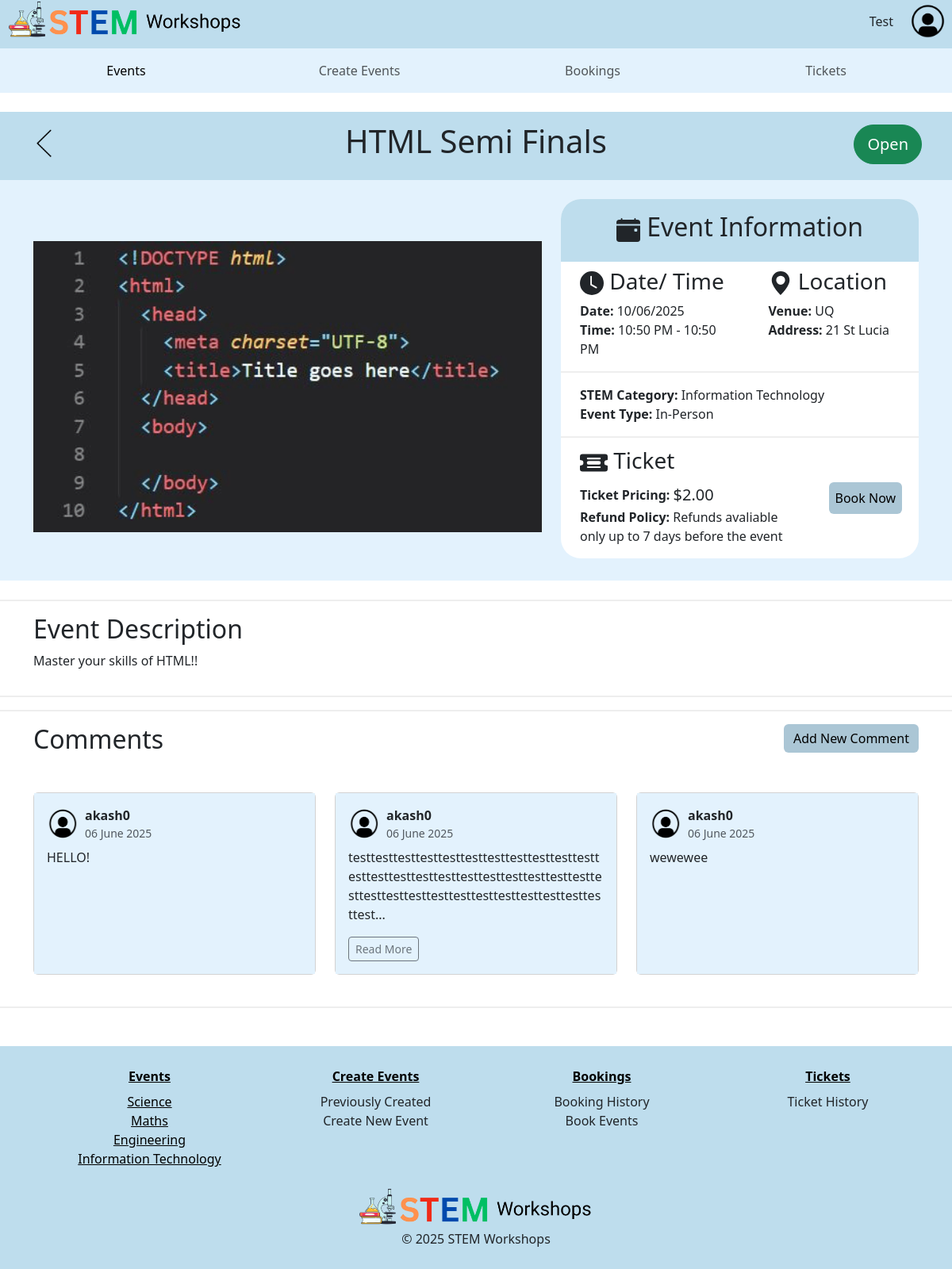
Page /4 (signed in) on the committed database.
### STEMWorkshops/models.py (models this page shows, shortened)
class User(db.Model, UserMixin):
    __tablename__ = 'users'
    user_id = db.Column(db.Integer, primary_key=True)
    name = db.Column(db.String(100), index=True, unique=True, nullable=False)
    emailid = db.Column(db.String(100), index=True, nullable=False)
    phoneno = db.Column(db.String(100), index=True, nullable=False)
    address = db.Column(db.String(100), index=True, nullable=False)
    password_hash = db.Column(db.String(255), nullable=False)
    comments = db.relationship('Comment', backref='user')

class Event(db.Model):
    __tablename__ = 'events'
    event_id = db.Column(db.Integer, primary_key=True)
    event_name = db.Column(db.String(80), nullable=False)
    start_time = db.Column(db.DateTime, nullable=False)
    end_time = db.Column(db.DateTime, nullable=False)
    STEM_category = db.Column(db.Enum("Science", "Information Technology", "Maths", "Engineering"), nullable=False)
    event_type = db.Column(db.Enum("Online", "In-Person"), nullable=False)
    event_address = db.Column(db.String(80))
    event_venue = db.Column(db.String(80))
    ticket_price = db.Column(db.Numeric(10,2), nullable=False)
    ticket_policy = db.Column(db.Integer)
    max_num_tickets = db.Column(db.String(100), nullable=False)
    description = db.Column(db.String(200))
    image = db.Column(db.String(400))
    event_status = db.Column(db.Enum("Open", "Inactive", "Sold Out", "Cancelled"))
    user_id = db.Column(db.Integer, db.ForeignKey('users.user_id'))
    comments = db.relationship('Comment', backref='event', cascade="all, delete-orphan")

class Comment(db.Model):
    __tablename__ = 'comments'
    comment_id = db.Column(db.Integer, primary_key=True)
    text = db.Column(db.String(400))
    created_at = db.Column(db.DateTime, default=datetime.now())
    user_id = db.Column(db.Integer, db.ForeignKey('users.user_id'))
    event_id = db.Column(db.Integer, db.ForeignKey('events.event_id'))

### STEMWorkshops/events.py (the view)
@events_bp.route('/<id>')
def show(id):
    event = db.session.scalar(db.select(Event).where(Event.event_id==id))
    form = CommentsForm()
    if not event:
       abort(404)
    return render_template('event_details.html', event=event, form=form)

### STEMWorkshops/__init__.py (called while the page is built)
def create_app():
    app = Flask(__name__)  # this is the name of the module/package that is calling this app
    app.debug = True
    app.secret_key = 'somesecretkey'
    app.config['SQLALCHEMY_DATABASE_URI'] = 'sqlite:///sitedata.sqlite'
    db.init_app(app)
    Bootstrap5(app)
    login_manager = LoginManager()
    login_manager.login_view = 'auth.login'
    login_manager.init_app(app)
    from .models import User
    @login_manager.user_loader
    def load_user(user_id):
       return db.session.scalar(db.select(User).where(User.user_id==user_id))
    from . import views
    app.register_blueprint(views.main_bp)
    from . import auth
    app.register_blueprint(auth.auth_bp)
    from . import events
    app.register_blueprint(events.events_bp)
    @app.errorhandler(404)
    def not_found(e):
      return render_template("404.html", error=e)
    return app

### STEMWorkshops/templates/event_details.html (shortened to what this page needs)
{% extends 'base.html' %}
{% from "bootstrap5/form.html" import render_form %}
{% from "bootstrap5/form.html" import render_field %}
{% block content %}
    <section class="event-heading mt-4  p-1">
      <div class="container mt-1  mb-2">
        <div class="row ">
          <div class="d-flex justify-content-start col-3 p-2 ">
            <a href=".//">
              <img src="./static/img/backarrowBlue.png" class="back-arrow " width="50px" height="50px">
            </a>
          </div>
          <div class="heading col-6 ">
            <h1>{{ event.event_name }}</h1>
          </div>
          <div class="d-flex justify-content-end col-3 p-2">
            <button type="button" class=" btn btn-lg rounded-pill
             {% if event.event_status == 'Open' %}
             btn-success
             {% elif event.event_status == 'Inactive' %}
             btn-warning
             {% else %}
            btn-danger
            {% endif %}
             ">{{ event.event_status }}</button>
          </div>
        </div>
      </div>
    </section>
    <section class="event-summary  mb-2 p-4">
      <div class="container">
        <div class="row">
          <div class="event-img col-lg-7 col-md-12 mt-4 mb-2">
            <img src="{{ event.image }}" class="img-fluid event-image details-img" alt="...">
          </div>
          <div class="col-lg-5 col-md-12">
            <div class="event-details">
              <div class="event-info">
                <div class=" d-flex justify-content-center">
                  <h2 class=" p-3">
                    Event Information
                  </h2>
                </div>
              </div>
              <div class="summary">
                <div class="row">
                  <div class="col-md-6 col-sm-12">
                    <h3 class="text-start pt-2 ms-4 ">
                      <svg xmlns="http://www.w3.org/2000/svg" width="30" height="30" fill="currentColor"
                        class="bi bi-clock-fill" viewBox="0 0 16 16">
                        <path
                          d="M16 8A8 8 0 1 1 0 8a8 8 0 0 1 16 0M8 3.5a.5.5 0 0 0-1 0V9a.5.5 0 0 0 .252.434l3.5 2a.5.5 0 0 0 .496-.868L8 8.71z" />
                      </svg>
                      Date/ Time
                    </h3>
                    <p class="ms-4 ">
                      <b>Date:</b> {{event.start_time.strftime('%d/%m/%Y')}}  <br>
                      <b>Time:</b> {{event.end_time.strftime('%I:%M %p')}} - {{event.end_time.strftime('%I:%M %p')}}<br>
                    </p>
                  </div>
                  <div class="col-md-6 col-sm-12">
                    <div>
                      <h3 class="text-start ms-4 pt-2 me-sm-2">
                        <svg xmlns="http://www.w3.org/2000/svg" width="30" height="30" fill="currentColor"
                          class="bi bi-geo-alt-fill" viewBox="0 0 16 16">
                          <path
                            d="M8 16s6-5.686 6-10A6 6 0 0 0 2 6c0 4.314 6 10 6 10m0-7a3 3 0 1 1 0-6 3 3 0 0 1 0 6" />
                        </svg>
                        Location
                      </h3>
                      <p class="ms-4 ">
                        <b>Venue:</b> {{ event.event_venue }} <br>
                        <b>Address:</b> {{ event.event_address }} <br>
                      </p>
                    </div>
                  </div>
                </div>
              </div>
              <div class="summary">
                <p class=" ms-4 pt-3">
                  <b>STEM Category:</b> {{ event.STEM_category }} <br>
                  <b>Event Type:</b> {{ event.event_type }} <br>
                </p>
              </div>
              <div class="row ">
                <div class="col-md-8 col-sm-12">
                  <h3 class="text-start ms-4 mt-2 pt-1 ">
                    Ticket
                  </h3>
                  <p class="ticket ms-4">
                    <b>Ticket Pricing: </b> &nbsp; <span class="ticket-price ">
                      {% if event.ticket_price == '00.00' %}
                      FREE
                      {% else %}
                      ${{ event.ticket_price }}
                      {% endif %}
                    </span>
                  </p>
                  <p class="refund ms-4">
                    <b>Refund Policy: </b> {{ event.ticket_policy }}
                  </p>
                </div>
                <div class="book-button col-md-4 col-sm-12 text-start">
                   {% if event.event_status == 'Open' %}
                  <a href="{{url_for('events.booking', id=event.event_id)}}"><button class="btn btn-info mt-sm-2  p-2 " type="button" >
                    Book Now</button></a>
                  {% else %}
                    <button class="btn btn-info mt-sm-2  p-2 " type="button" data-bs-toggle="modal" data-bs-target="#cannot-book" >Book Now</button>
                  {% endif %}
                </div>
              </div>
            </div>
          </div>
        </div>
      </div>
    </section>
    <section class="event-description mt-4">
      <div class="container pt-3 pb-3">
        <div class="row ">
          <div class="col-lg-12 col-sm-12 col-md-12  ">
            <h2>
              Event Description
            </h2>
            <p>
              {{ event.description }}
            </p>
          </div>
        </div>
      </div>
    </section>
<section class="event-description mt-3">
  <div class="container pt-3 pb-3">
    <div class="row">
      <div class="col-4 text-start">
        <h2 class="mb-4">Comments</h2>
      </div>
      <div class="col-8 text-end">
        {% if current_user.is_authenticated %}
          <button type="button" class="btn btn-info" data-bs-toggle="collapse" data-bs-target="#comment-form">Add New Comment</button>
        {% else %}
          <a href="{{ url_for('auth.login') }}" class="btn btn-info">Log in to comment</a>
        {% endif %}
      </div>
    </div>
    <div class="row mt-4">
      {% for comment in event.comments %}
        <div class="col-sm-12 col-md-6 col-lg-4 mb-4">
          <div class="card h-100">
            <div class="card-body">
              <div class="d-flex align-items-center mb-2">
                <img src="/static/img/facilitator.png" width="40" height="40" class="me-2 rounded-circle">
                <div>
                  <strong>{{ comment.user.name }}</strong>
                  <div class="text-muted small">{{ comment.created_at.strftime('%d %B %Y') }}</div>
                </div>
              </div>
              <p class="card-text">{{ comment.text[:140] }}{% if comment.text|length > 140 %}...{% endif %}</p>
              {% if comment.text|length > 140 %}
              <a href="#" class="btn btn-sm btn-outline-secondary" data-bs-toggle="modal" data-bs-target="#fullCommentModal{{ comment.comment_id }}">Read More</a>
              {% endif %}
            </div>
          </div>
        </div>
      {% else %}
        <p>No comments yet.</p>
      {% endfor %}
    </div>
  </div>
</section>
  {% endblock %}

### STEMWorkshops/templates/base.html (shortened to what this page needs)
<html>
<head>
  <link rel="stylesheet", type="text/css", href="../static/style/style.css">
  <link href="https://cdn.jsdelivr.net/npm/bootstrap@5.3.2/dist/css/bootstrap.min.css" rel="stylesheet"
>
</head>
<body>
    <header>
    <div class=" d-flex justify-content-between  ms-2 me-2 mb-2" id="topnav">
      <a href="/">
        <img src="{{ url_for('static', filename='img/logo2.png') }}" class="img-fluid" width="300px" height="200px">
      </a>
      <div>
      {% if current_user.is_authenticated %}
      <a type="submit" href="#" data-bs-toggle="modal" data-bs-target="#accountModal" class="btn rounded-pill w-10 h-75 me-2 mt-2">{{current_user.name}}</a>
      <a href="#" data-bs-toggle="modal" data-bs-target="#accountModal">
        <img src="{{ url_for('static', filename='img/profile.png') }}" id="profile-icon" class="img-fluid" width="45px" height="45px">
      </a>
      {% else %}
      <a type="submit" href="/login" class="btn btn-primary w-10 h-75 me-2 mt-2">Login</a>
      {% endif %}
      </div>
    </div>
    <nav class="navbar navbar-expand-lg">
      <div class="container-fluid m-0">
        <div class="collapse navbar-collapse" id="navbarSupportedContent">
          <ul class="navbar-nav mx-auto text-center row w-100">
            <li class="nav-item col-sm-12 col-lg-3 " id="selected-item">
              <a class="nav-link active full-hover" aria-current="page" href="/">Events</a>
            </li>
            <li class="nav-item  col-sm-12 col-lg-3  ">
              <a class="nav-link full-hover" href="/create">Create Events</a>
            </li>
            <li class="nav-item   col-sm-12 col-lg-3 ">
              <a class="nav-link full-hover" href="/history">Bookings</a>
            </li>
            <li class="nav-item col-sm-12  col-lg-3 ">
              <a class="nav-link full-hover" href="">Tickets</a>
            </li>
          </ul>
        </div>
      </div>
    </nav>
    </header>
    <main>
    {% block content %}
    {% endblock %}
    </main>
    <footer class="footer mt-5">
         <div class="container mt-3">
      <div class="row  mb-2 ">
        <div class="col-sm-12 col-md-3 text-center ">
          <ul>
            <li class="mb-2"><a href="{{ url_for('main.index') }}#browse-events"><b>Events</b></a></li>
            <li><a href="{{ url_for('main.index', category='Science') }}#browse-events">Science</a></li>
            <li><a href="{{ url_for('main.index', category='Maths') }}#browse-events">Maths</a></li>
            <li><a href="{{ url_for('main.index', category='Engineering') }}#browse-events">Engineering</a></li>
            <li><a href="{{ url_for('main.index', category='Information Technology') }}#browse-events">Information Technology</a></li>
          </ul>
        </div>
        <div class="col-sm-12 col-md-3 text-center ">
          <ul>
            <li class="mb-2"><a href="/create"><b> Create Events</b></a></li>
            <li>Previously Created</li>
            <li>Create New Event</li>
          </ul>
        </div>
        <div class="col-sm-12 col-md-3 text-center ">
          <ul>
            <li class="mb-2"><a href="/history"><b>Bookings</b></a></li>
            <li>Booking History</li>
            <li>Book Events</li>
          </ul>
        </div>
        <div class="col-sm-12 col-md-3 text-center">
          <ul>
            <li class="mb-2"><a href=""><b>Tickets</b></a></li>
            <li>Ticket History</li>
          </ul>
        </div>
      </div>
      <div class="footer-img">
        <a href="index.html">
          <img src="{{ url_for('static', filename='img/logo2.png') }}" class="img-fluid" width="300px" height="200px" id="logo">
        </a>
      </div>
      <div>
        <p class="text-center">&copy; 2025 STEM Workshops</p>
      </div>
    </div>
    </footer>
</body>
</html>

### STEMWorkshops/static/style/style.css (style rules this page uses)
.navbar { background-color: #e3f2fd; }
.nav-item { border-radius: 25px; }
header { background-color: #bedded; }
.img-fluid { object-fit: cover; }
#profile-icon { margin-top: 4px; float: right; }
.btn-info { background-color: #abc6d5 !important; border: none !important; }
footer { background-color: #bedded; padding: 10px; }
.footer-img { display: flex; align-items: center; justify-content: center; }
footer ul, ul { list-style-type: none; }
footer a { color: black; }
.card { transition: 0.35s; height: 100% !important; width: 100% !important; display: flex; flex-direction: column; }
.details-img { width: 100% !important; height: 425px !important; object-fit: contain !important; border-top-left-radius: 12px; border-top-right-radius: 12px; display: block; }
.back-arrow { object-fit: cover; width: 90%; }
.event-heading { background-color: #bedded; }
.heading { display: flex; justify-content: center; align-items: center; }
.event-summary { background-color: #e3f2fd; }
.event-details { border-radius: 25px; background-color: white; }
.summary { border-bottom: 2px inset; }
.event-info { background-color: #bedded; border-top-right-radius: 25px; border-top-left-radius: 25px; }
.ticket-price { font-size: 20px; }
.ticket { display: flex; align-items: center; }
.refund { margin-top: -15px; }
.book-button { display: flex; justify-content: center; padding: 3rem; }
.event-description { border-top: 2px outset; border-bottom: 2px inset; }
.card-body { background-color: #e3f2fd; }
.event-image { max-height: 100%; width: 100%; object-fit: cover; border-radius: 10px; }

### rows in the picture
User: name "Test"
Event: event_name "HTML Semi Finals", event_status "Open", image (picture), start_time "10/06/2025", end_time "10:50 PM", event_venue "UQ", event_address "21 St Lucia", STEM_category "Information Technology", event_type "In-Person", ticket_price "2.00", ticket_policy "Refunds avaliable only up to 7 days before the event", description "Master your skills of HTML!!"
Comment: user.name "akash0", created_at "06 June 2025", text "HELLO!"
Comment: user.name "akash0", created_at "06 June 2025", text "testtesttesttesttesttesttesttesttesttesttesttesttesttesttesttesttesttesttesttesttesttesttesttesttesttesttesttesttesttesttesttesttesttesttest"
Comment: user.name "akash0", created_at "06 June 2025", text "wewewee"
